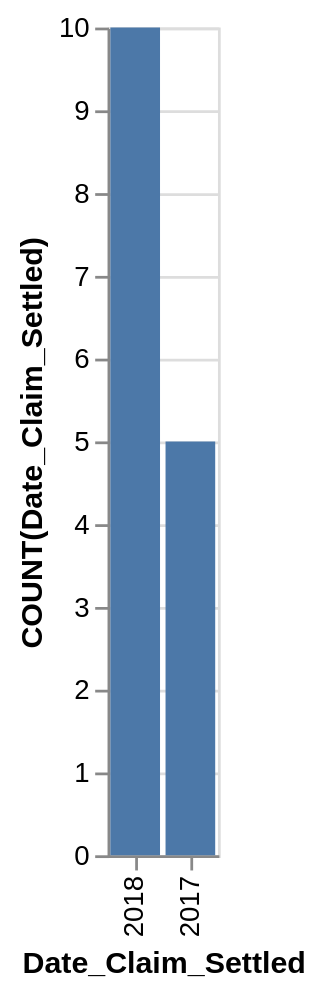

The specification (Vega-Lite) saved for this image:
### Vega-Lite specification from a JSON file in a GitHub repository (floating-point values rounded to 4 significant figures)
{"data": {"values": [{"x_data": "2018", "y_data": 10}, {"x_data": "2017", "y_data": 5}]}, "mark": "bar", "encoding": {"x": {"field": "x_data", "type": "nominal", "title": "Date_Claim_Settled", "sort": {"op": "sum", "field": "y_data", "order": "descending"}}, "y": {"field": "y_data", "type": "quantitative", "title": "COUNT(Date_Claim_Settled)"}}}
